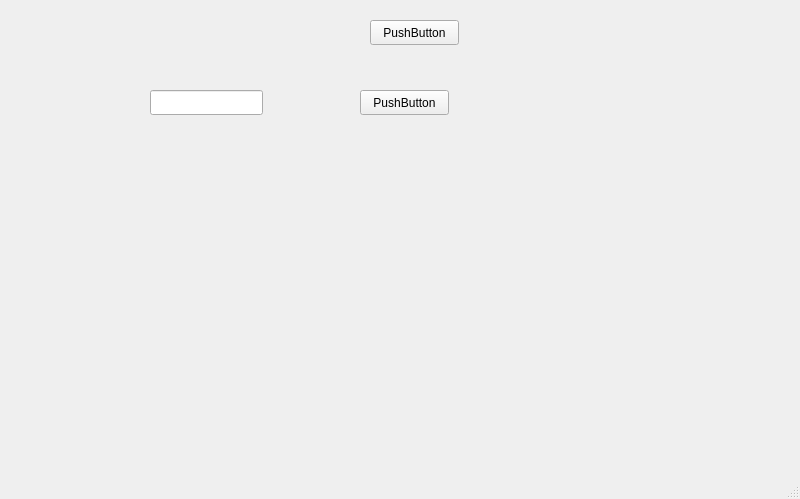
<?xml version="1.0" encoding="UTF-8"?>
<ui version="4.0">
 <class>UpdateWindow</class>
 <widget class="QMainWindow" name="UpdateWindow">
  <property name="geometry">
   <rect>
    <x>0</x>
    <y>0</y>
    <width>800</width>
    <height>499</height>
   </rect>
  </property>
  <property name="windowTitle">
   <string>MainWindow</string>
  </property>
  <widget class="QWidget" name="centralwidget">
   <widget class="QLineEdit" name="lineEdit">
    <property name="geometry">
     <rect>
      <x>150</x>
      <y>90</y>
      <width>113</width>
      <height>25</height>
     </rect>
    </property>
   </widget>
   <widget class="QPushButton" name="pushButton">
    <property name="geometry">
     <rect>
      <x>370</x>
      <y>20</y>
      <width>89</width>
      <height>25</height>
     </rect>
    </property>
    <property name="text">
     <string>PushButton</string>
    </property>
   </widget>
   <widget class="QPushButton" name="pushButton_2">
    <property name="geometry">
     <rect>
      <x>360</x>
      <y>90</y>
      <width>89</width>
      <height>25</height>
     </rect>
    </property>
    <property name="text">
     <string>PushButton</string>
    </property>
   </widget>
  </widget>
  <widget class="QMenuBar" name="menubar">
   <property name="geometry">
    <rect>
     <x>0</x>
     <y>0</y>
     <width>800</width>
     <height>22</height>
    </rect>
   </property>
  </widget>
  <widget class="QStatusBar" name="statusbar"/>
 </widget>
 <resources/>
 <connections/>
</ui>
